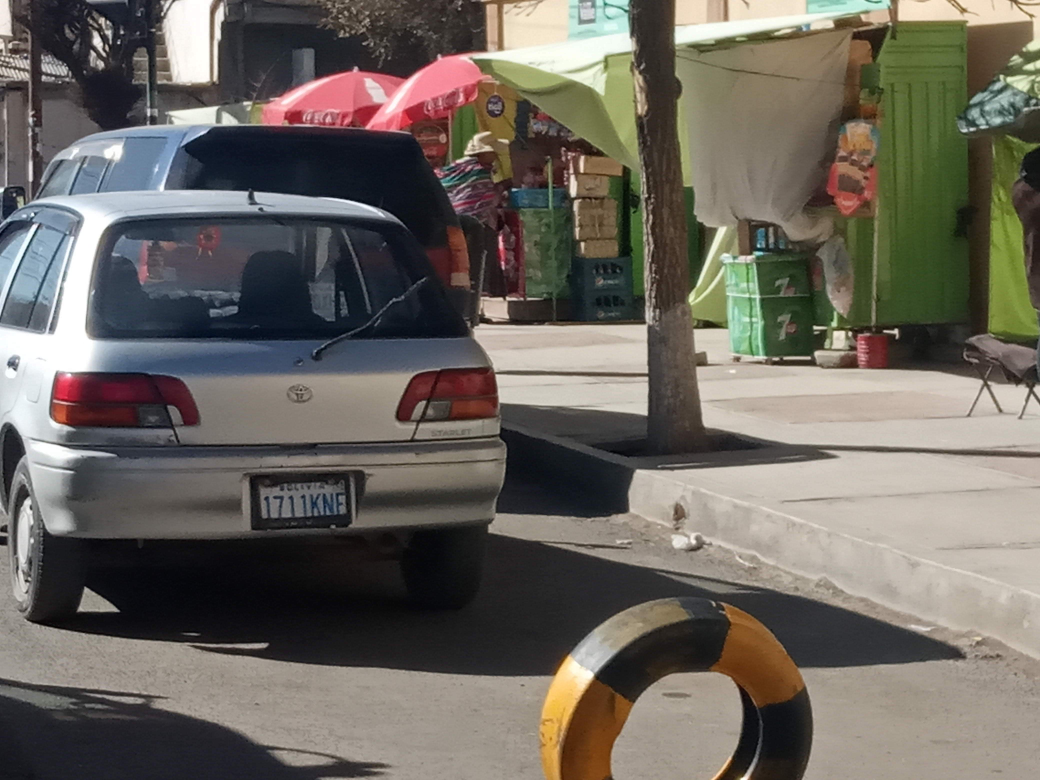
#> input picture 1.jpg, 4160 x 3120 px (shown at 1/4 size)
$ python perspectiva.py --path 1.jpg
#> lines starting #> are read from the running program, lines starting #| are printed output that depends on the picture
import cv2
import numpy as np
import math
import argparse


class Perspective():
	optimalStep = 4
	def __init__(self, extremosDeOrigen):
		# Take the poligon cuted ROI IMAGE
		self.extremosDeOrigen= extremosDeOrigen # Expected something like srcPol = [[pt1],[pt2],[pt3],[pt4]]
		self.src_point1 = self.extremosDeOrigen[0]
		self.src_point2 = self.extremosDeOrigen[1]
		self.src_point3 = self.extremosDeOrigen[2]
		self.src_point4 = self.extremosDeOrigen[3]
		self.A = self._encontrarLongitudLado(self.src_point1,self.src_point2)
		self.B = self._encontrarLongitudLado(self.src_point2,self.src_point3)
		self.C = self._encontrarLongitudLado(self.src_point3,self.src_point4)
		self.D = self._encontrarLongitudLado(self.src_point4,self.src_point1)
		self.xmin = min(self.src_point1[0],self.src_point2[0],self.src_point3[0],self.src_point4[0])
		self.xmax = max(self.src_point1[0],self.src_point2[0],self.src_point3[0],self.src_point4[0])
		self.xmax = self.xmax - (self.xmax-self.xmin)%Perspective.optimalStep
		self.ymin = min(self.src_point1[1],self.src_point2[1],self.src_point3[1],self.src_point4[1])
		self.ymax = max(self.src_point1[1],self.src_point2[1],self.src_point3[1],self.src_point4[1])
		self.ymax = self.ymax - (self.ymax-self.ymin)%Perspective.optimalStep
		self.newWidth = int((self.xmax - self.xmin)/4)
		self.newHeight = int((self.ymax - self.ymin)/4)

		if self.A>self.C:
			lado1 = int(self.A)
		else:
			lado1 = int(self.C)
		if self.B>self.D:
			lado2 = int(self.B)
		else:
			lado2 = int(self.D)
		if lado1 < lado2:
			self.imageSize = (lado2, lado1)
		else:
			self.imageSize = (lado1, lado2)

		# como los lados se daran en orden se tomara la mayor longitud entre a y c y b y d:
		self.lienzoDestino = np.float32([[0,0], [self.imageSize[0],0], [self.imageSize[0],self.imageSize[1]], [0,self.imageSize[1]]])

		# For source points I'm grabbing the outer four detected corners
		self.extremosDeOrigen= np.float32([self.src_point4, self.src_point3, self.src_point2, self.src_point1])

		# Given self.extremosDeOrigenand lienzoDestino points, calculate the perspective transform matrix
		self.M = cv2.getPerspectiveTransform(self.extremosDeOrigen, self.lienzoDestino)

	def _encontrarLongitudLado(self,p1,p2):
		longitud = math.sqrt((p1[0]-p2[0])**2+(p1[1]-p2[1])**2)
		return longitud

	def transformar(self,image,height = 0):

#> called with image = '1.jpg', height = 0
		image_np  = cv2.imread(image)
#> image_np is the input picture: shape (3120, 4160, 3); mean B, G, R 95.1, 102.7, 107.8

		if height == 0:
			transformado = cv2.warpPerspective(image_np, self.M, self.imageSize)
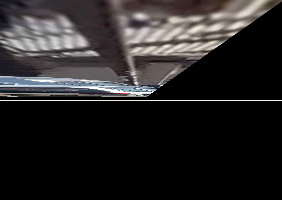
#> transformado: shape (200, 282, 3); mean B, G, R 38, 37.9, 40
		else:
			#if tamanoSalida == (0,0):
			transformado = cv2.warpPerspective(image_np, self.M, (height*self.imageSize[0]//self.imageSize[1],height))
			#else:
			#	transformado = cv2.warpPerspective(image, self.M, tamanoSalida)
		return transformado

	def enmarcar(self,imagen):
		nuevaImagen = imagen[self.ymin:self.ymax,self.xmin:self.xmax]
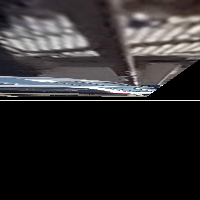
#> nuevaImagen: shape (200, 200, 3); mean B, G, R 46, 45.3, 47.5
		imagen = cv2.resize(nuevaImagen,(self.newWidth,self.newHeight))
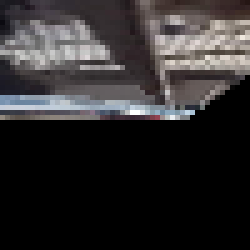
#> imagen: shape (50, 50, 3) (shown 5 times larger); mean B, G, R 45.3, 44.6, 46.8
		return imagen

	def apoyarSobreUnLado(self,image):
		pass


if __name__ == "__main__":

	parser = argparse.ArgumentParser(description='Handle image path')
	parser.add_argument('--path',  type=str,  help='Path of the image to process')
	args = parser.parse_args()

	image_path = args.path
	print("Image path: ", image_path)

	# Instantiate
	my_perspective = Perspective(extremosDeOrigen = [[0,0], [200,0], [0,200],[200,200]]) # RANDOM POINTS  p1, p2, p3, p4

	# Transform the image
	transformado = my_perspective.transformar(image_path, height = 0)

	# Enmarcar
	enmarcado = my_perspective.enmarcar(transformado)

	# Load original image
	original_image = cv2.imread(image_path)

	# Mostrar

	# Resite original image to fill in the screen
	original_image_resized = cv2.resize(original_image, (320, 240))
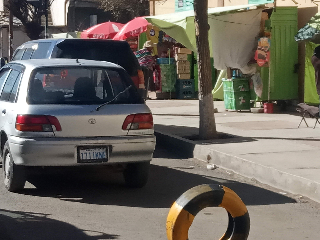
#> original_image_resized: shape (240, 320, 3); mean B, G, R 95, 102.7, 107.7
	cv2.imshow('Original', original_image_resized)

	# Mostrar enmarcado image
	cv2.imshow('Enmarcado', enmarcado)

	# Press "q" to exit
	cv2.waitKey(0)

	cv2.destroyAllWindows()

$ run again, on 3.jpg
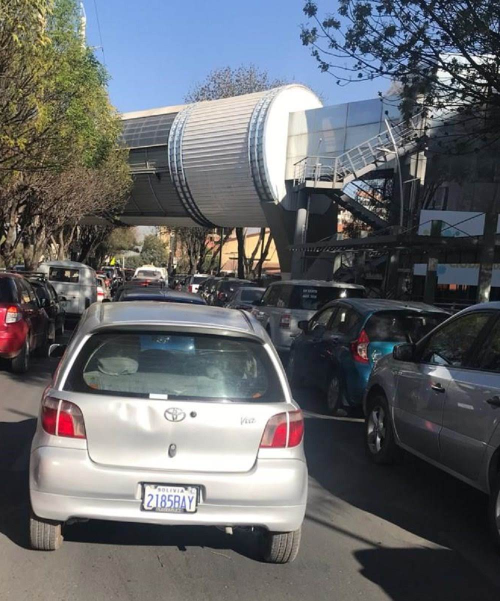
#> input picture 3.jpg, 1000 x 1201 px (shown at 1/2 size)
#> in transformar, image_np is the input picture: shape (1201, 1000, 3); mean B, G, R 106.6, 103, 100.7
#> in enmarcar, `nuevaImagen = imagen[self.ymin:self.ymax,self.xmin:self.xmax]`:
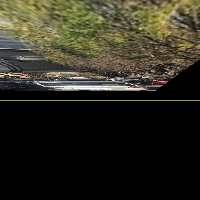
#> nuevaImagen: shape (200, 200, 3); mean B, G, R 32.8, 44.9, 46.9
#> `original_image_resized = cv2.resize(original_image, (320, 240))`:
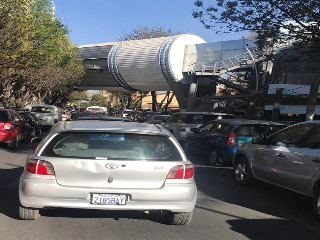
#> original_image_resized: shape (240, 320, 3); mean B, G, R 106.5, 102.9, 100.6
